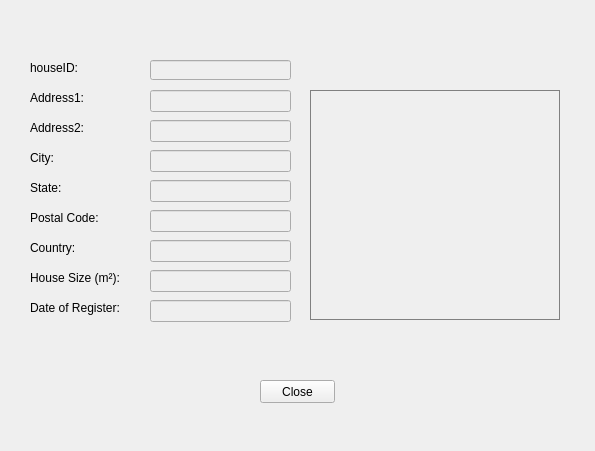
<?xml version="1.0" encoding="UTF-8"?>
<ui version="4.0">
 <class>Form</class>
 <widget class="QWidget" name="Form">
  <property name="geometry">
   <rect>
    <x>0</x>
    <y>0</y>
    <width>595</width>
    <height>451</height>
   </rect>
  </property>
  <property name="windowTitle">
   <string>Search for a House</string>
  </property>
  <property name="windowIcon">
   <iconset>
    <normaloff>icon.png</normaloff>icon.png</iconset>
  </property>
  <widget class="QLabel" name="label_8">
   <property name="geometry">
    <rect>
     <x>30</x>
     <y>120</y>
     <width>61</width>
     <height>16</height>
    </rect>
   </property>
   <property name="text">
    <string>Address2:</string>
   </property>
  </widget>
  <widget class="QLineEdit" name="city_lineEdit">
   <property name="enabled">
    <bool>false</bool>
   </property>
   <property name="geometry">
    <rect>
     <x>150</x>
     <y>150</y>
     <width>141</width>
     <height>22</height>
    </rect>
   </property>
  </widget>
  <widget class="QPushButton" name="exit_pushButton">
   <property name="geometry">
    <rect>
     <x>260</x>
     <y>380</y>
     <width>75</width>
     <height>23</height>
    </rect>
   </property>
   <property name="text">
    <string>Close</string>
   </property>
  </widget>
  <widget class="QLineEdit" name="country_lineEdit">
   <property name="enabled">
    <bool>false</bool>
   </property>
   <property name="geometry">
    <rect>
     <x>150</x>
     <y>240</y>
     <width>141</width>
     <height>22</height>
    </rect>
   </property>
  </widget>
  <widget class="QLabel" name="label">
   <property name="geometry">
    <rect>
     <x>30</x>
     <y>60</y>
     <width>61</width>
     <height>16</height>
    </rect>
   </property>
   <property name="text">
    <string>houseID:</string>
   </property>
  </widget>
  <widget class="QLabel" name="label_3">
   <property name="geometry">
    <rect>
     <x>30</x>
     <y>150</y>
     <width>61</width>
     <height>16</height>
    </rect>
   </property>
   <property name="text">
    <string>City:</string>
   </property>
  </widget>
  <widget class="QLabel" name="label_4">
   <property name="geometry">
    <rect>
     <x>30</x>
     <y>180</y>
     <width>61</width>
     <height>16</height>
    </rect>
   </property>
   <property name="text">
    <string>State:</string>
   </property>
  </widget>
  <widget class="QLabel" name="label_6">
   <property name="geometry">
    <rect>
     <x>30</x>
     <y>240</y>
     <width>71</width>
     <height>16</height>
    </rect>
   </property>
   <property name="text">
    <string>Country:</string>
   </property>
  </widget>
  <widget class="QLabel" name="label_5">
   <property name="geometry">
    <rect>
     <x>30</x>
     <y>210</y>
     <width>91</width>
     <height>16</height>
    </rect>
   </property>
   <property name="text">
    <string>Postal Code:</string>
   </property>
  </widget>
  <widget class="QLabel" name="label_2">
   <property name="geometry">
    <rect>
     <x>30</x>
     <y>90</y>
     <width>61</width>
     <height>16</height>
    </rect>
   </property>
   <property name="text">
    <string>Address1:</string>
   </property>
  </widget>
  <widget class="QLineEdit" name="size_lineEdit">
   <property name="enabled">
    <bool>false</bool>
   </property>
   <property name="geometry">
    <rect>
     <x>150</x>
     <y>270</y>
     <width>141</width>
     <height>22</height>
    </rect>
   </property>
  </widget>
  <widget class="QLineEdit" name="address2_lineEdit">
   <property name="enabled">
    <bool>false</bool>
   </property>
   <property name="geometry">
    <rect>
     <x>150</x>
     <y>120</y>
     <width>141</width>
     <height>22</height>
    </rect>
   </property>
  </widget>
  <widget class="QLineEdit" name="postalcode_lineEdit">
   <property name="enabled">
    <bool>false</bool>
   </property>
   <property name="geometry">
    <rect>
     <x>150</x>
     <y>210</y>
     <width>141</width>
     <height>22</height>
    </rect>
   </property>
  </widget>
  <widget class="QLineEdit" name="date_lineEdit">
   <property name="enabled">
    <bool>false</bool>
   </property>
   <property name="geometry">
    <rect>
     <x>150</x>
     <y>300</y>
     <width>141</width>
     <height>22</height>
    </rect>
   </property>
  </widget>
  <widget class="QLabel" name="label_7">
   <property name="geometry">
    <rect>
     <x>30</x>
     <y>270</y>
     <width>111</width>
     <height>16</height>
    </rect>
   </property>
   <property name="text">
    <string>House Size (m²):</string>
   </property>
  </widget>
  <widget class="QLineEdit" name="id_lineEdit">
   <property name="enabled">
    <bool>false</bool>
   </property>
   <property name="geometry">
    <rect>
     <x>150</x>
     <y>60</y>
     <width>141</width>
     <height>20</height>
    </rect>
   </property>
  </widget>
  <widget class="QLineEdit" name="state_lineEdit">
   <property name="enabled">
    <bool>false</bool>
   </property>
   <property name="geometry">
    <rect>
     <x>150</x>
     <y>180</y>
     <width>141</width>
     <height>22</height>
    </rect>
   </property>
  </widget>
  <widget class="QLabel" name="label_9">
   <property name="geometry">
    <rect>
     <x>30</x>
     <y>300</y>
     <width>111</width>
     <height>16</height>
    </rect>
   </property>
   <property name="text">
    <string>Date of Register:</string>
   </property>
  </widget>
  <widget class="QLabel" name="imageLabel">
   <property name="geometry">
    <rect>
     <x>310</x>
     <y>90</y>
     <width>250</width>
     <height>230</height>
    </rect>
   </property>
   <property name="minimumSize">
    <size>
     <width>250</width>
     <height>230</height>
    </size>
   </property>
   <property name="styleSheet">
    <string notr="true">border: 1px solid gray</string>
   </property>
   <property name="text">
    <string/>
   </property>
  </widget>
  <widget class="QLineEdit" name="address1_lineEdit">
   <property name="enabled">
    <bool>false</bool>
   </property>
   <property name="geometry">
    <rect>
     <x>150</x>
     <y>90</y>
     <width>141</width>
     <height>22</height>
    </rect>
   </property>
  </widget>
 </widget>
 <resources/>
 <connections>
  <connection>
   <sender>exit_pushButton</sender>
   <signal>clicked()</signal>
   <receiver>Form</receiver>
   <slot>hide()</slot>
   <hints>
    <hint type="sourcelabel">
     <x>315</x>
     <y>380</y>
    </hint>
    <hint type="destinationlabel">
     <x>473</x>
     <y>410</y>
    </hint>
   </hints>
  </connection>
 </connections>
</ui>
